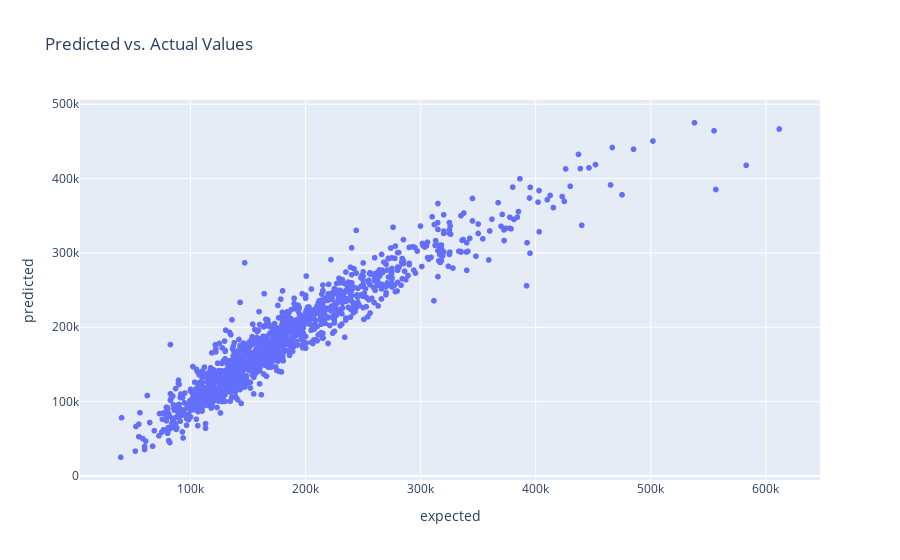

Notebook code for this chart:
### Markdown cell above
2 - Plot linear regression (expected values) vs. the predicted values

### Code cell
%matplotlib inline
# Import plotting package
import plotly.express as px

# Get the expected values from the target array
expected = y
expected = np.ravel(expected)

# Get the predicted values from the model
predicted = model.predict(X)
predicted = np.ravel(predicted)

# Put data to plot in dataframe
df_plot = pd.DataFrame({'expected':expected, 'predicted':predicted})

# Make scatter plot from data
fig = px.scatter(
    df_plot, 
    x='expected', 
    y='predicted',
    title='Predicted vs. Actual Values')

fig.show()

### Figure 1 — Plotly figure (JSON) as saved in the notebook; plotly's stock layout.template omitted (floating-point values rounded to 4 significant figures; data arrays with more than 128 entries replaced by an {"elided": "..."} marker saying what was removed)
{"data": [{"hovertemplate": "expected=%{x}<br>predicted=%{y}<extra></extra>", "legendgroup": "", "marker": {"color": "#636efa", "symbol": "circle"}, "mode": "markers", "name": "", "showlegend": false, "type": "scattergl", "x": {"elided": "1345 int values"}, "xaxis": "x", "y": {"elided": "1345 float values"}, "yaxis": "y"}], "layout": {"legend": {"tracegroupgap": 0}, "title": {"text": "Predicted vs. Actual Values"}, "xaxis": {"anchor": "y", "domain": [0, 1], "title": {"text": "expected"}}, "yaxis": {"anchor": "x", "domain": [0, 1], "title": {"text": "predicted"}}}}
